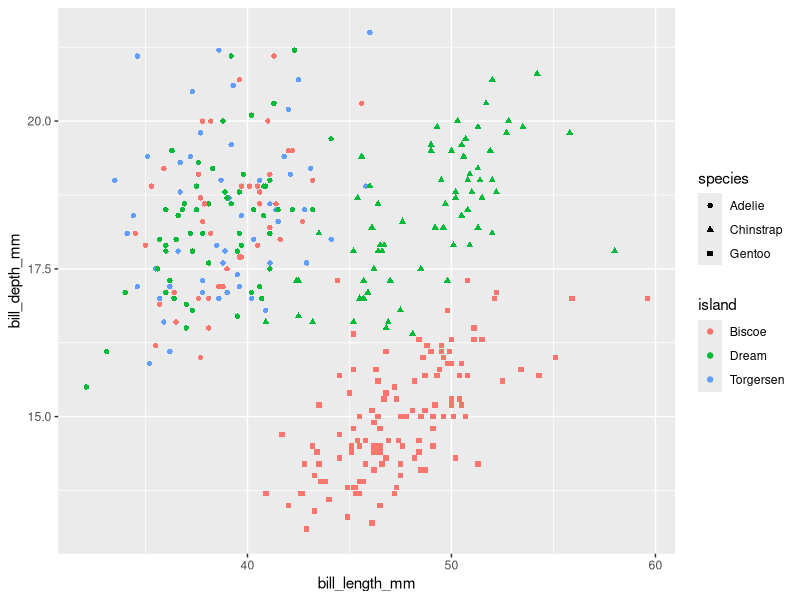
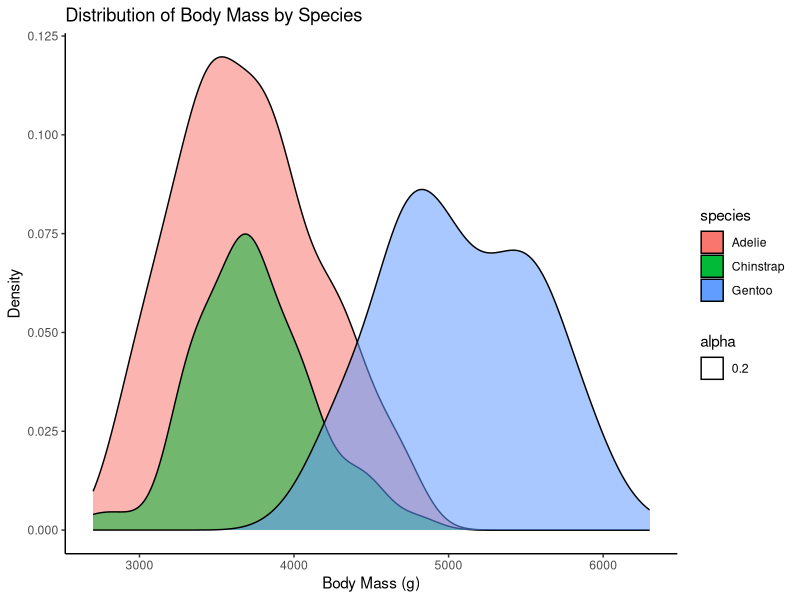
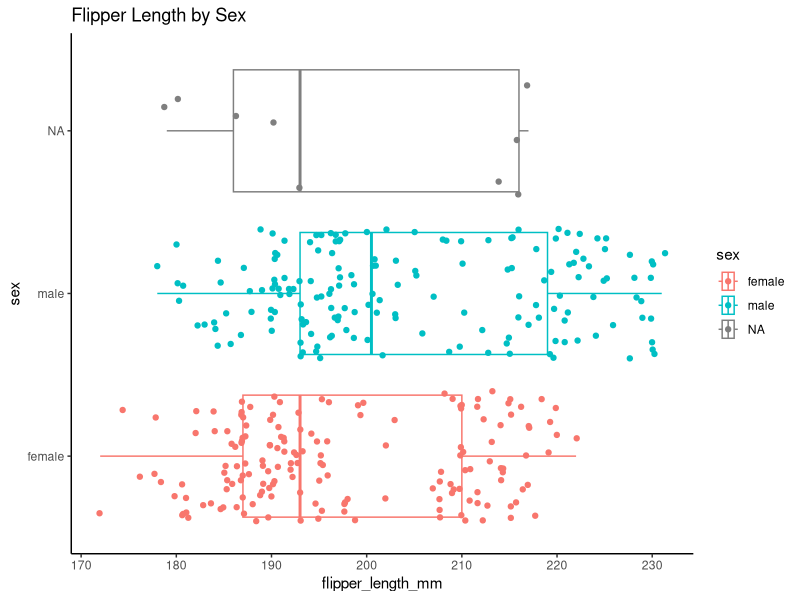
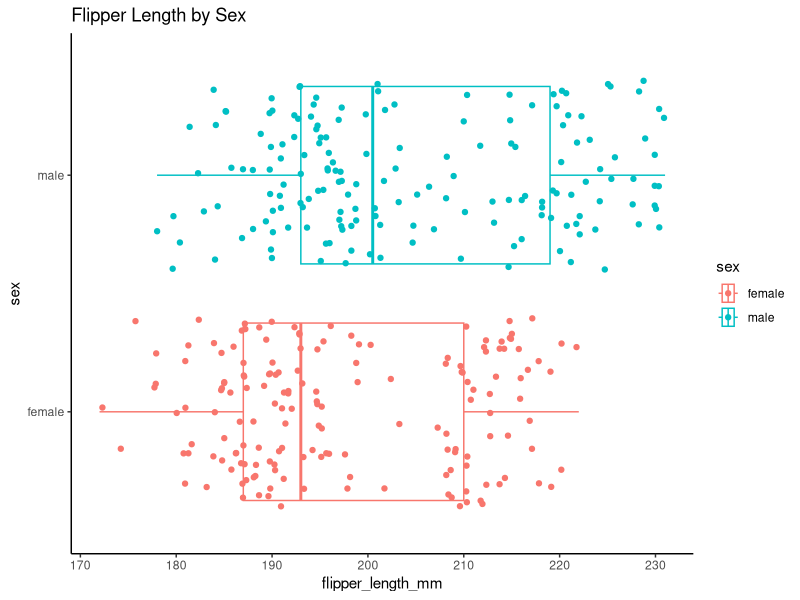

The R script that drew these images, in order:
## ---- chunk 1
penguins <- read.csv("penguins.csv", row.names = 1)

head(penguins)
## ---- chunk 2
#1. Load in your data and save as a variable. Determine based on YOUR data if you should include headers and row numbers.

#2. How many rows of data to you have?

#3. How many columns of data do you have?

#4. What data types are each of your columns?

#5. What is the mean of your first numeric column?

## ---- chunk 3
unique(penguins$species)
table(penguins$island)

#when using sum() or mean(), set na.rm = TRUE
## ---- chunk 4
# 1. Which species of penguin has the largest average bill length? Which species has the smallest bill depth?
  



## ---- chunk 5
# 2. Make a new data frame including the smallest 10% of flipper lengths and count how many penguins of each species are represented.




## ---- chunk 6
# 3. Is the sampling between islands consistent? How many penguins of each species were sampled from each island?




## ---- chunk 7
# 4. Was the sampling by sex equal each year? How many of the penguins were female each year compared to males?




## ---- chunk 8
#install.packages(ggplot2)
library(ggplot2)

## ---- chunk 9
ggplot(data = penguins, aes(x = bill_length_mm, 
                            y = bill_depth_mm, 
                            color = island, 
                            shape = species)) + geom_point()

## ---- chunk 10

ggplot(penguins, aes(body_mass_g, 
                     y=..count.., 
                     fill = species, 
                     alpha = 0.2)) + 
  geom_density() + 
  ggtitle("Distribution of Body Mass by Species") + 
  xlab("Body Mass (g)") + ylab("Density") +
  theme_classic()
## ---- chunk 11
ggplot(penguins, 
       aes(x = flipper_length_mm, group = sex, y = sex, color = sex)) + 
  geom_boxplot() + 
  geom_jitter() + 
  ggtitle("Flipper Length by Sex") + 
  theme_classic()
## ---- chunk 12

ggplot(data=subset(penguins, !is.na(sex)), 
       aes(x = flipper_length_mm, group = sex, y = sex, color = sex, na.rm = TRUE)) + 
  geom_boxplot(na.rm = TRUE) + 
  geom_jitter(na.rm = TRUE) + 
  ggtitle("Flipper Length by Sex") + 
  theme_classic()

## ---- chunk 13
# Try making a scatter plot of two numeric variables from penguins and coloring by a categorical variable.

# What does this show you?

## ---- chunk 14
# Format your data so that each observation is a row and each characteristic or measure is a column.


# Use ggplot() to plot your comparison 


## ---- chunk 15
myfunction <- function(x){x+2}
## ---- chunk 16
myfunction(12)
## ---- chunk 17
a <- "You're doing great!"
b <- "Research is hard, but perserverence is the key to success"
c <- "I'm glad to see you here today"

compliments <- c(a,b,c)

## ---- chunk 18
sample(compliments, 1)
## ---- chunk 19
complimentme <- function(){
  a <- "You're doing great!"
  b <- "You are doing awesome science"
  c <- "I'm glad to see you here today"

  compliments <- c(a,b,c)
  return(sample(compliments, 1))
}
## ---- chunk 20
complimentme()
## ---- chunk 21
# Change the complimentme() function to return a user-defined number of compliments




